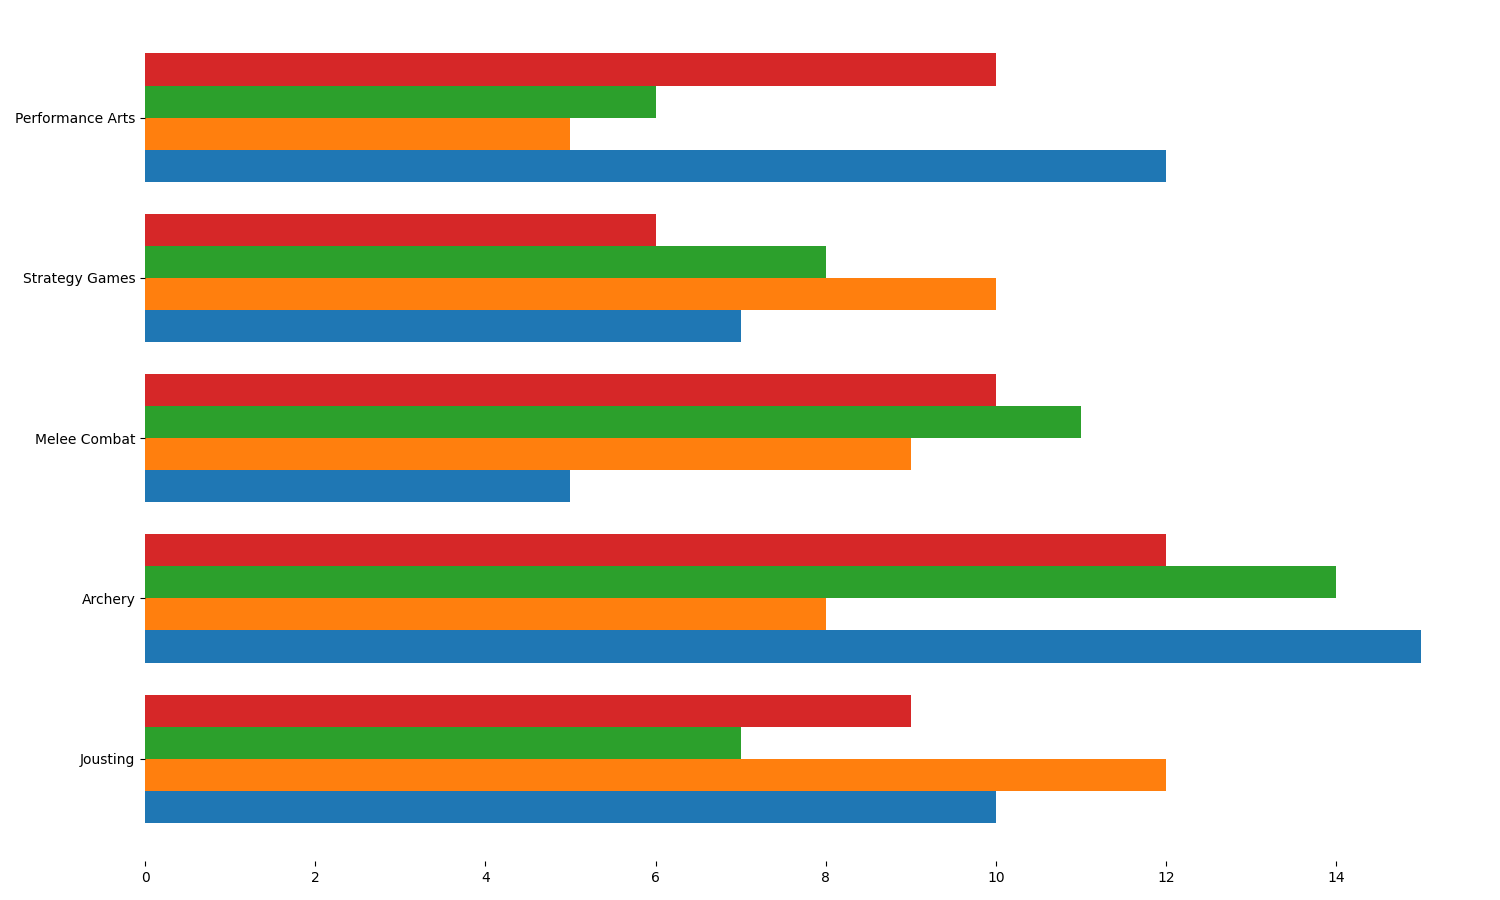

Write Python code to recreate this figure.
import matplotlib.pyplot as plt
import numpy as np

kingdoms = ['Avalon', 'Eldoria', 'Valoria', 'Drakonia']
events = ['Jousting', 'Archery', 'Melee Combat', 'Strategy Games', 'Performance Arts']

victories = np.array([
    [10, 15, 5, 7, 12],
    [12, 8, 9, 10, 5],
    [7, 14, 11, 8, 6],
    [9, 12, 10, 6, 10]
])

colors = ['#1f77b4', '#ff7f0e', '#2ca02c', '#d62728']

fig, ax = plt.subplots(figsize=(15, 9))

bar_height = 0.2

indices = np.arange(len(events))

for i, kingdom in enumerate(kingdoms):
    ax.barh(indices + i * bar_height, victories[i], bar_height, color=colors[i])

ax.set_yticks(indices + bar_height * (len(kingdoms)-1) / 2)
ax.set_yticklabels(events)

# Remove grid
# ax.grid(True, linestyle='--', alpha=0.5)

# Remove legend
# ax.legend()

# Hide the axes' borders
ax.spines['top'].set_visible(False)
ax.spines['right'].set_visible(False)
ax.spines['left'].set_visible(False)
ax.spines['bottom'].set_visible(False)

plt.tight_layout()

plt.show()
